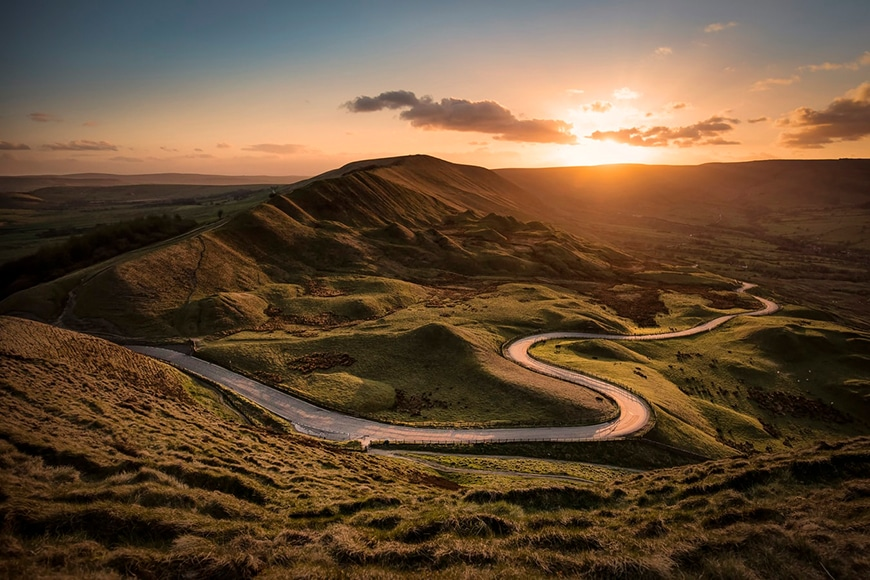
//> input picture Magic/TestData/bg.jpg, 870 x 580 px
$ ./experiment   (built with g++ and OpenCV 4)
//> lines starting //> are read from the running program, lines starting //| are printed output that depends on the picture
#include <opencv2/opencv.hpp>
#include <bits/stdc++.h>

using namespace cv;
using namespace std;

double dist(const Vec3b& a, const Vec3b& b) {
  return sqrt(
    (a[0] - b[0]) * (a[0] - b[0]) +
    (a[1] - b[1]) * (a[1] - b[1]) +
    (a[2] - b[2]) * (a[2] - b[2])
  );
}

int main(int argc, char* argv[]) {
  string filename;
  getline(cin, filename);
//> the answer given: TestData/bg.jpg
  Mat im = imread("TestData/"+filename);
//> im is the input picture: 580 rows x 870 cols, CV_8UC3; mean B, G, R 54.5, 77.3, 100.6

  Mat res;
  GaussianBlur(im, res, Size(3, 3), 0);
  //swap(im, res);
  //adaptiveBilateralFilter(im, res, Size(5, 5), 150);

  int n = res.rows;
//> n = 580
  int m = res.cols;
//> m = 870
  vector<Vec3b> keys = {
    res.at<Vec3b>(0, 0),
    res.at<Vec3b>(0, m - 1),
    res.at<Vec3b>(n - 1, 0),
    res.at<Vec3b>(n - 1, m - 1)
  };
//> keys = 4 items: [58, 48, 38], [100, 94, 83], [3, 19, 31], [11, 22, 36]

  for (auto key : keys) {
    for (int i = 0; i < res.rows; ++i) {
      for (int j = 0; j < res.cols; ++j) {
        if (dist(res.at<Vec3b>(i, j), key) < 64) {
          Vec3b color(0, 0, 0);
          res.at<Vec3b>(i, j) = color;
        }
      }
    }
  }
//> this loop made 4 passes
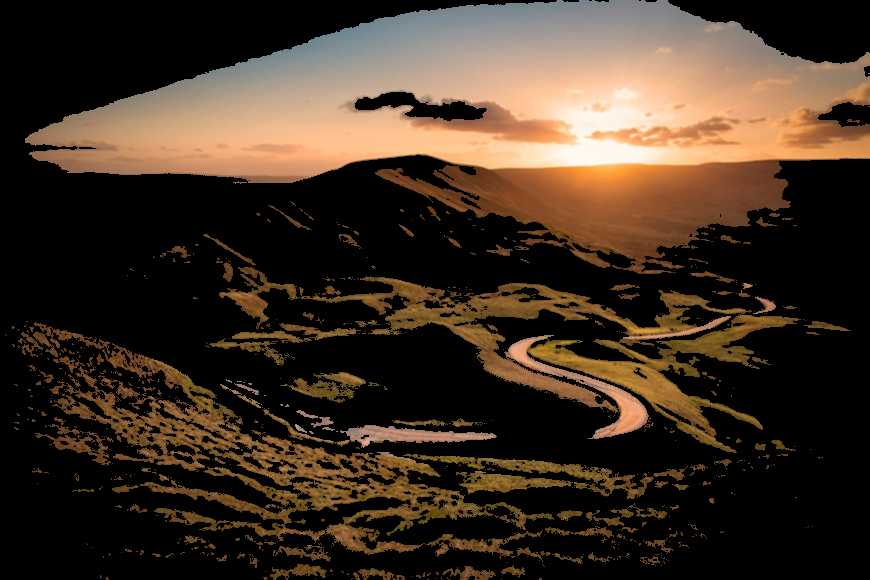
//> res: 580 rows x 870 cols, CV_8UC3; mean B, G, R 35.3, 48.9, 63.9

  swap(im, res);

  vector<Mat> lays;
  split(im, lays);
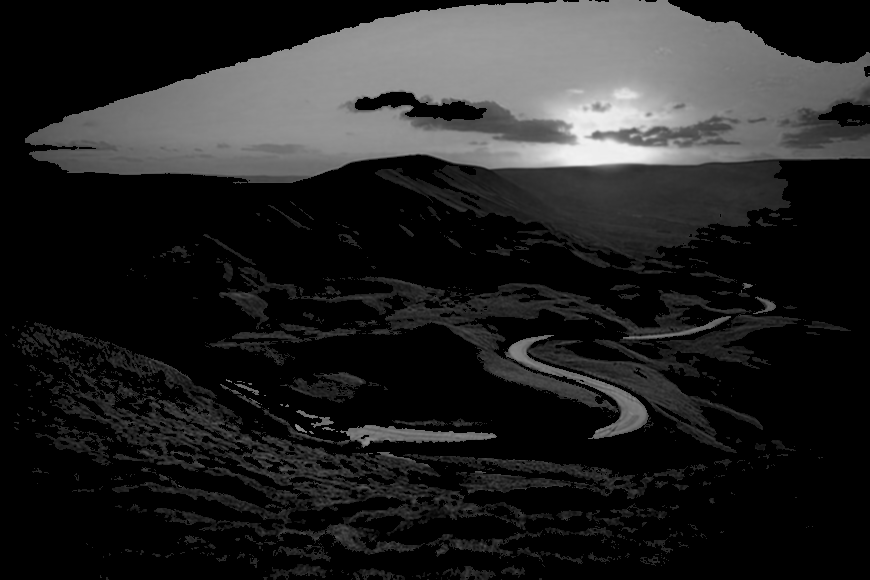
//> lays[0]: 580 rows x 870 cols, CV_8UC1; min 0, max 242, mean 35.3
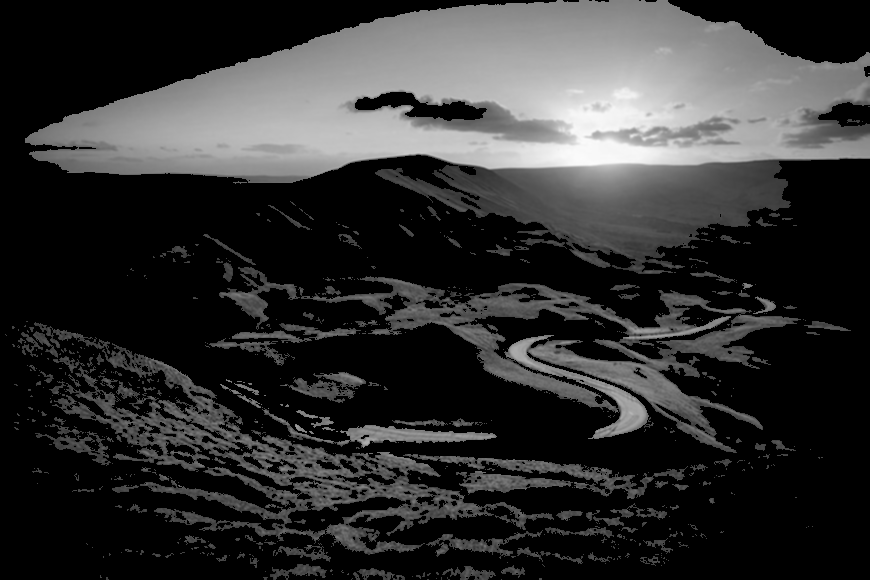
//> lays[1]: 580 rows x 870 cols, CV_8UC1; min 0, max 252, mean 48.9
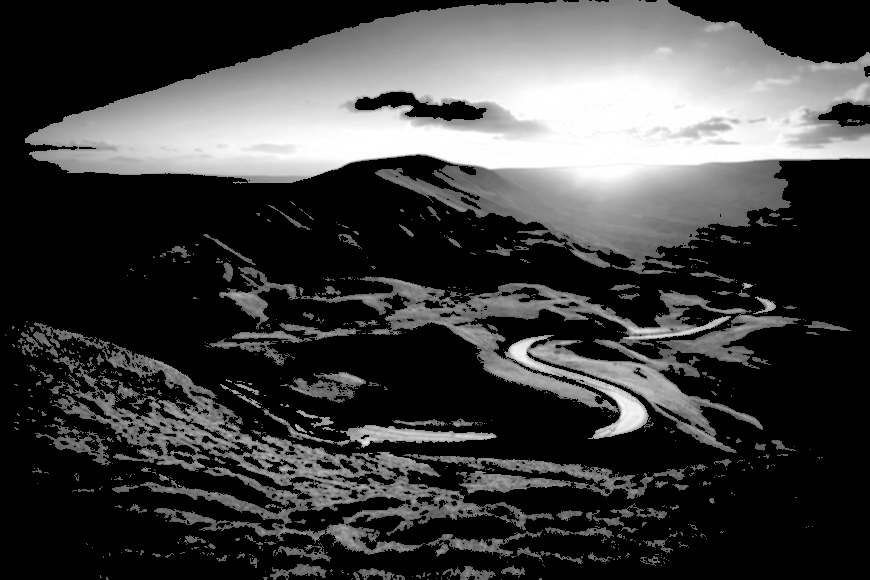
//> lays[2]: 580 rows x 870 cols, CV_8UC1; min 0, max 255, mean 63.9
  Mat lay;
  erode(lays[1], lay, getStructuringElement(MORPH_RECT, Size(5, 5)));
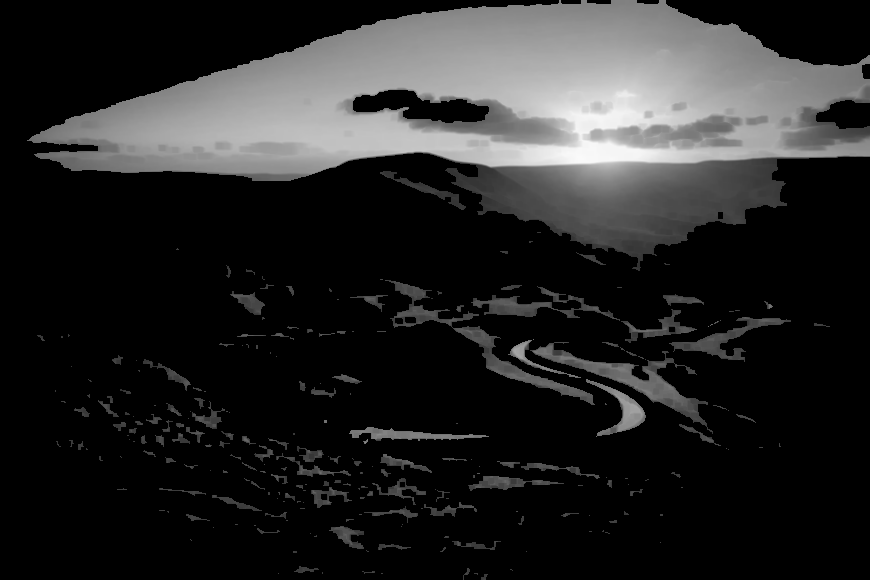
//> lay: 580 rows x 870 cols, CV_8UC1; min 0, max 250, mean 37.7
  swap(lay, lays[1]);
  merge(lays, res);
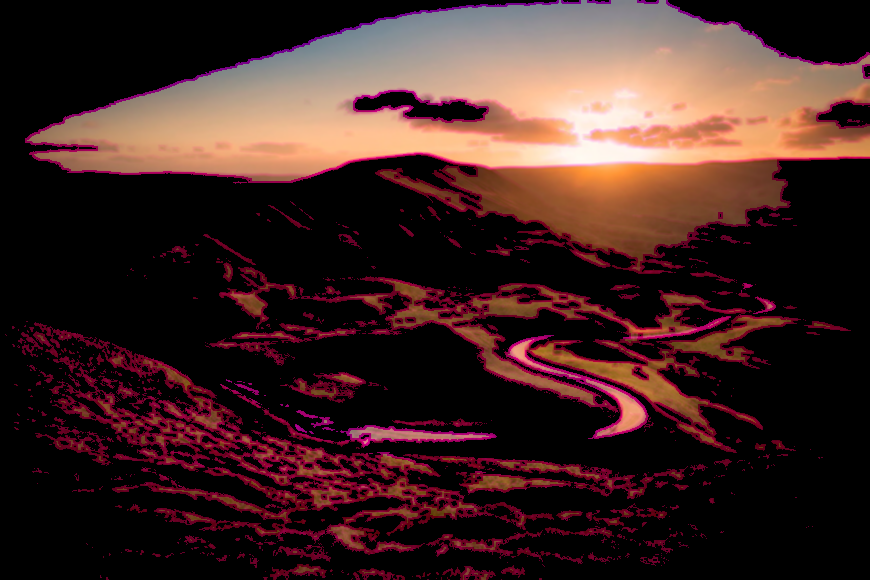
//> res: 580 rows x 870 cols, CV_8UC3; mean B, G, R 35.3, 37.7, 63.9

  namedWindow("kek");
  imwrite("TestData/res.jpg", res);
  imshow("kek", res);
  waitKey(0);
  destroyWindow("kek");
}
